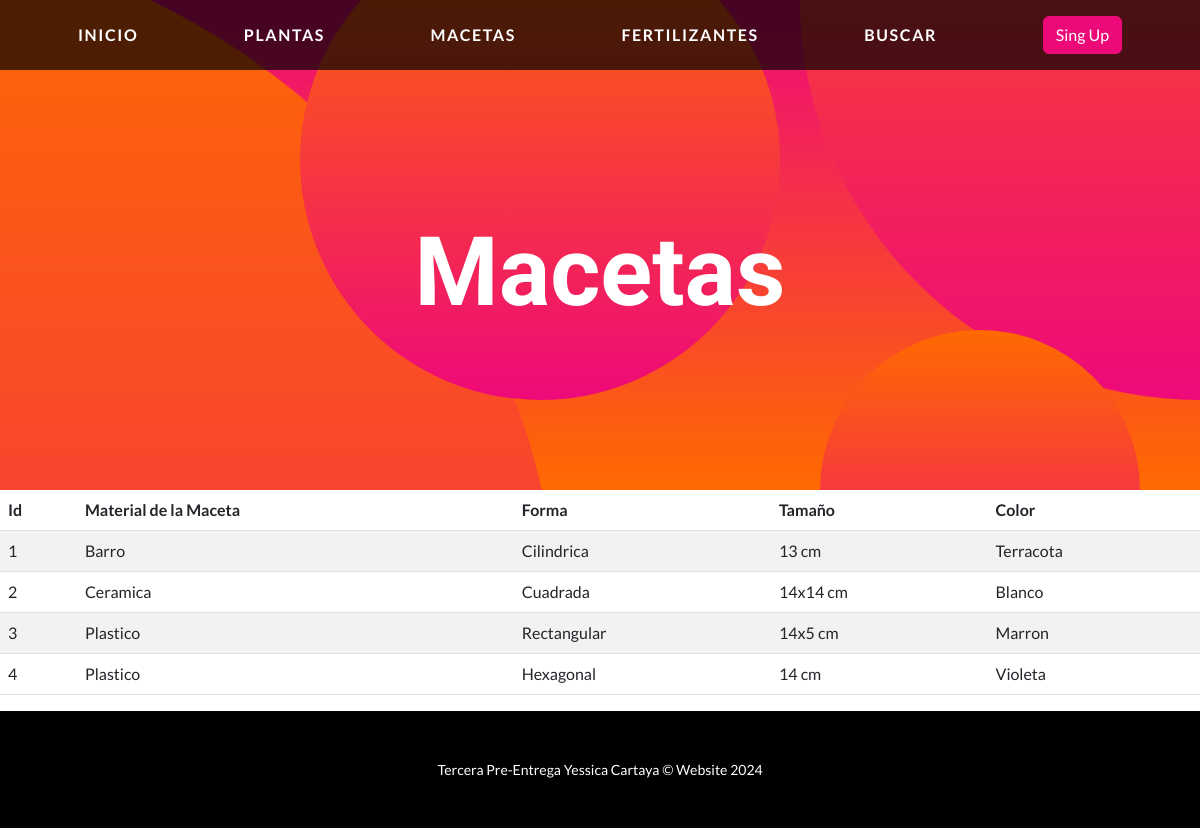
Page /aplicacion/macetas/ on the committed database.
### aplicacion/models.py (models this page shows, shortened)
class Maceta(models.Model):
    material = models.CharField(max_length=50)
    forma = models.CharField(max_length=50)
    tamaño = models.CharField(max_length=50)
    color = models.CharField(max_length=50)

### aplicacion/views.py (the view)
# urls.py: path('macetas/', macetas, name = "macetas"),
def macetas(request):
    contexto = {'macetas': Maceta.objects.all()}
    return render(request, "aplicacion/macetas.html", contexto)

### aplicacion/templates/aplicacion/macetas.html
{% extends 'aplicacion/home.html' %}
{% block titulo %}
    <h1 class="masthead-heading mb-0">Macetas</h1>
{% endblock titulo %}
{% block contenido %}
<table class="table table-striped">
    <thead>
        <tr>
            <th>Id</th>
            <th>Material de la Maceta</th>
            <th>Forma</th>
            <th>Tamaño</th>
            <th>Color</th>
        </tr>
    </thead>
    <tbody>
{% for m in macetas %}
        <tr>
            <td>{{m.id}}</td>
            <td>{{m.material}}</td>
            <td>{{m.forma}}</td>
            <td>{{m.tamaño}}</td>
            <td>{{m.color}}</td>
        </tr>
{% endfor %}
    </tbody>
</table>
{% endblock contenido %}

### rows in the picture
Maceta: id "1", material "Barro", forma "Cilindrica", tamaño "13 cm", color "Terracota"
Maceta: id "2", material "Ceramica", forma "Cuadrada", tamaño "14x14 cm", color "Blanco"
Maceta: id "3", material "Plastico", forma "Rectangular", tamaño "14x5 cm", color "Marron"
Maceta: id "4", material "Plastico", forma "Hexagonal", tamaño "14 cm", color "Violeta"
